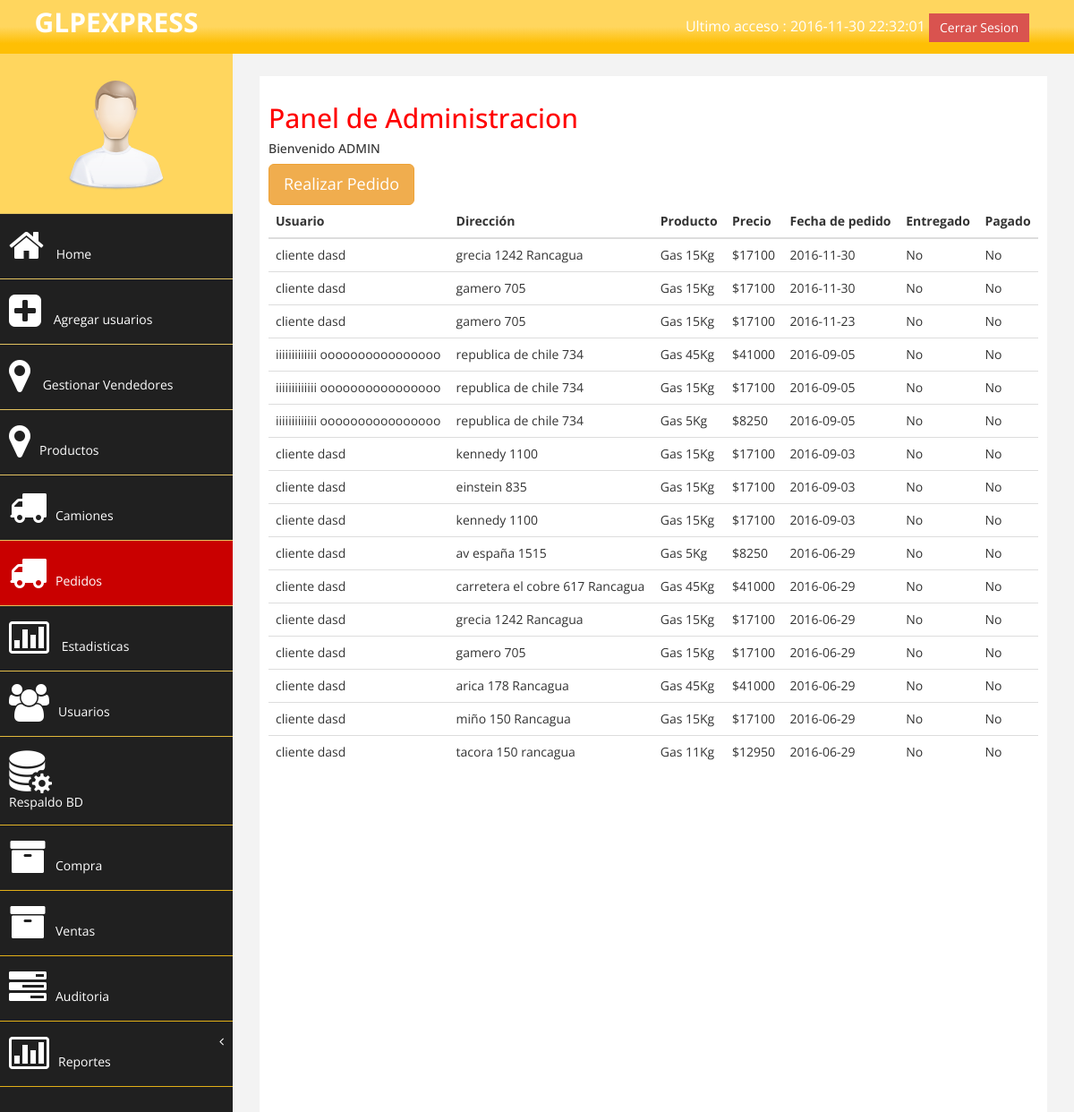
Page /admin/pedidos.php (signed in) on the committed database.
### tables this page shows
CREATE TABLE IF NOT EXISTS `gas_ventas` (
`id_venta` bigint(20) NOT NULL,
  `id_prod` int(11) NOT NULL,
  `id_user` bigint(20) NOT NULL,
  `precio_venta` int(11) NOT NULL,
  `fecha_venta` date NOT NULL DEFAULT '0000-00-00',
  `hora` varchar(8) DEFAULT NULL,
  `entregado` bit(1) NOT NULL,
  `pagado` bit(1) NOT NULL,
  `direccion` varchar(200) NOT NULL,
  `zona` int(1) NOT NULL
);

CREATE TABLE IF NOT EXISTS `gas_datosusuario` (
`id_datosUsuario` bigint(20) NOT NULL,
  `nickname` varchar(100) NOT NULL,
  `first_name` varchar(100) NOT NULL,
  `last_name` varchar(200) NOT NULL,
  `user_type` varchar(50) NOT NULL,
  `telefono` varchar(15) DEFAULT NULL,
  `celular` varchar(10) DEFAULT NULL,
  `rut` varchar(30) NOT NULL,
  `direccion` varchar(200) NOT NULL,
  `numero` varchar(10) NOT NULL,
  `departamento` varchar(200) DEFAULT NULL,
  `zona` int(1) NOT NULL,
  `foto` varchar(100) DEFAULT NULL,
  `id_user` bigint(20) NOT NULL
);

CREATE TABLE IF NOT EXISTS `gas_producto` (
`id_producto` int(11) NOT NULL,
  `nombre_producto` varchar(200) NOT NULL,
  `carga` varchar(10) DEFAULT NULL,
  `descripcion` varchar(500) DEFAULT NULL,
  `precio` int(11) NOT NULL,
  `stock` int(11) NOT NULL,
  `stock_min` int(11) NOT NULL,
  `estado` bit(1) NOT NULL
);

### php/clase.php (the view, shortened to what this page needs)
<?php
class BaseDeDatos{
	private $id_con;
	function conectarBD(){
			$this->ser="localhost";
			$this->usu="root";
			$this->pas="";
			$this->id_con=mysql_connect($this->ser,$this->usu,$this->pas);
		}
		function listarPedidos(){
			$sql="SELECT * FROM gas_ventas,gas_users,gas_datosUsuario,gas_producto WHERE gas_ventas.id_user=gas_users.id_user and gas_ventas.id_prod=gas_producto.id_producto and gas_users.id_user=gas_datosUsuario.id_user and gas_ventas.entregado=0 ORDER BY fecha_venta desc";
			$sentencia=mysql_query($sql,$this->id_con);
			while ($rs=mysql_fetch_array($sentencia,MYSQL_BOTH)) {
				if ($rs["entregado"]==0) {
					$entrega="No";
				} else {
					$entrega="Si";
				}
				if ($rs["pagado"]==0) {
					$pago="No";
				} else {
					$pago="Si";
				}
				echo '<tr>
				<td>'.$rs["first_name"].' '.$rs["last_name"].'</td>
				<td>'.$rs[8].'</td>
				<td>'.$rs["nombre_producto"].'</td>
				<td>$'.$rs["precio_venta"].'</td>
				<td>'.$rs["fecha_venta"].'</td>
				<td>'.$entrega.'</td>
				<td>'.$pago.'</td>
			</tr>';
		}
}
}
?>

### admin/pedidos.php (shortened to what this page needs)
<?php
    $c= new BaseDeDatos();
    $c->conectarBD();
    $c->controlarSesion();
?>
<!DOCTYPE html>
<html lang="es">
<head>
    <link href="assets/css/bootstrap.css" rel="stylesheet" />
    <link href="assets/css/font-awesome.css" rel="stylesheet" />
    <link href="assets/js/morris/morris-0.4.3.min.css" rel="stylesheet" />
    <link href="assets/css/custom.css" rel="stylesheet" />
    <link href="assets/css/estilos.css" rel="stylesheet" />
    <link href="assets/css/toastr.css" rel="stylesheet" />
</head>
<body>
    <div id="wrapper">
        <nav class="navbar navbar-default navbar-cls-top " id="nav-lipigas" role="navigation" style="margin-bottom: 0">
            <div class="navbar-header">
                <a class="navbar-brand" href="index.php" id="nav-lipigas" >GLPEXPRESS</a>
            </div>
  <div style="color: white;
padding: 15px 50px 5px 50px;
float: right;
font-size: 16px;"> Ultimo acceso : <?php echo $_SESSION["inicioAnterior"]; ?> <a href="index.php?cerrar='<?php echo md5("ok")?>'" class="btn btn-danger square-btn-adjust">Cerrar Sesion</a> </div>
        </nav>
                <nav class="navbar-default navbar-side" id="nav-lipigas" role="navigation">
            <div class="sidebar-collapse">
                <ul class="nav" id="main-menu">
				<li class="text-center">
                    <img src="assets/img/find_user.png" class="user-image img-responsive"/>
					</li>
                    <li>
                        <a  href="index.php"><i class="fa fa-home fa-3x"></i> Home</a>
                    </li>
                     <li>
                        <a  href="agregarUsuario.php"><i class="fa fa-plus-square fa-3x"></i> Agregar usuarios</a>
                    </li>
                    <li>
                        <a  href="GestionarVendedor.php"><i class="fa fa-map-marker fa-3x"></i> Gestionar Vendedores</a>
                    </li>
                    <li>
                        <a href="Productos.php"><i class="fa fa-map-marker fa-3x"></i>Productos</a>
                    </li>
                    <li>
                        <a  href="camiones.php"><i class="fa fa-truck fa-3x"></i>Camiones</a>
                    </li>
                    <li>
                        <a class="active-menu" href="pedidos.php"><i class="fa fa-truck fa-3x"></i>Pedidos</a>
                    </li>
                           <li  >
                        <a   href="estadisticas.php"><i class="fa fa-bar-chart-o fa-3x"></i> Estadisticas</a>
                    </li>
                      <li  >
                        <a  href="Usuarios.php"><i class="fa fa-users fa-3x"></i>Usuarios</a>
                    </li>
                    <li  >
                       <a class="inline-block" href="RespaldoBD.php"><img src="assets/img/ffffff-data-configuration-48.png" class="img-responsive inline-block" alt="Respaldar o Restaurar Base de datos"> Respaldo BD </a>
                    </li>
                    <li  >
                        <a href="Proveedores.php"><i class="fa fa-archive fa-3x"></i>Compra</a>
                    </li>
                    <li  >
                        <a class="inline-block" href="ventas.php"><i class="fa fa-archive fa-3x"></i>Ventas</a>
                    </li>
                    <li  >
                        <a href="Auditoria.php"><i class="fa fa-tasks fa-3x"></i>Auditoria</a>
                    </li>
                    <li>
                        <a href="#"><i class="fa fa-bar-chart-o fa-3x"></i>Reportes<span class="fa arrow"></span></a>
                    </li>
                </ul>
            </div>
        </nav>
        <div id="page-wrapper" >
            <div id="page-inner">
                <div class="row">
                    <div class="col-md-12">
                     <h2>Panel de Administracion</h2>
                        <h5>Bienvenido <?php echo $_SESSION["display_name"]; ?> </h5>
                    </div>
                </div>
                <div class="row">
                  <div class="col-md-12">
                  <a class="btn btn-warning btn-lg" data-toggle="modal" href='#pedido'>Realizar Pedido</a>
                  </div>
                </div>
                <div class="row">
                    <div class="col-xs-12 ">
                       <div class="table-responsive">
                           <table class="table table-hover">
                               <thead>
                                   <tr>
                                       <th>Usuario</th>
                                       <th>Dirección</th>
                                       <th>Producto</th>
                                       <th>Precio</th>
                                       <th>Fecha de pedido</th>
                                       <th>Entregado</th>
                                       <th>Pagado</th>
                                   </tr>
                               </thead>
                               <tbody>
                                   <?php $c->listarPedidos();?>
                               </tbody>
                           </table>
                       </div>
                    </div>
                </div>
            </div>
        </div>
</body>
</html>

### admin/assets/css/custom.css (style rules this page uses)
body { font-family: 'Open Sans', sans-serif; }
#wrapper { width: 100%; background:#202020; }
#page-wrapper { padding: 15px 15px; min-height: 600px; background:#F3F3F3; }
#page-inner { width:100%; margin:10px 20px 10px 0px; background-color:#fff!important; padding:10px; min-height:1200px; }
.text-center { text-align:center; }
h2 { color: #f00; }
.square-btn-adjust { border: 0px solid transparent; -webkit-border-radius: 0px; -moz-border-radius: 0px; border-radius: 0px; }
.user-image { margin: 25px auto; -webkit-border-radius: 10px; -moz-border-radius: 10px; border-radius: 10px; max-height:170px; max-width:170px; }
.navbar-cls-top .navbar-brand { color: #fff; background: #C90000; width: 260px; text-align: center; height: 60px; font-size: 30px; font-weight: 700; }
.active-menu { background-color:#C90000!important; }
.arrow { float: right; }
.fa.arrow:before { content: "\f104"; }
.sidebar-collapse , .sidebar-collapse .nav { background:none; }
.sidebar-collapse .nav { padding:0; }
.sidebar-collapse .nav > li > a { color:#fff; background:#202020; text-shadow:none; }
.sidebar-collapse > .nav > li > a { padding:15px 10px; }
.sidebar-collapse > .nav > li { border-bottom: 1px solid rgba(107, 108, 109, 0.19); }
.navbar-side { border:none; background-color: #202020; }
.navbar-cls-top { background:#4D4D4D; border-bottom:none; }
.navbar-default { border:0px solid black; }
.navbar-header { background: #A70303; }
.nav > li > a > i { margin-right:10px; }
@media (min-width:768px) { #page-wrapper { margin: 0 0 0 260px; padding: 15px 30px; min-height: 1200px; } }
@media (min-width:768px) { .navbar-side { z-index: 1; position: absolute; width: 260px; } }
@media (min-width:768px) { .navbar { border-radius: 0px; } }

### admin/assets/css/estilos.css (style rules this page uses)
#nav-lipigas { background: #ffd65e; background: -moz-linear-gradient(top, #ffd65e 50%, #febf04 81%); background: -webkit-gradient(linear, left top, left bottom, color-stop(50%,#ffd65e), color-stop(81%,#febf04)); background: -webkit-linear-gradient(top, #ffd65e 50%,#febf04 81%); background: -o-linear-gradient(top, #ffd65e 50%,#febf04 81%); background: -ms-linear-gradient(top, #ffd65e 50%,#febf04 81%); background: linear-gradient(to bottom, #ffd65e 50%,#febf04 81%); filter: progid:DXImageTransform.Microsoft.gradient( startColorstr='#ffd65e', endColorstr='#febf04',GradientType=0 ); border: 0px; border-radius: 0px; }

### rows in the picture
gas_ventas: gas_datosusuario.first_name "cliente", gas_datosusuario.last_name "dasd", direccion "grecia 1242 Rancagua", id_prod.nombre_producto "Gas 15Kg", precio_venta "17100", fecha_venta "2016-11-30", entregado "No", pagado "No"
gas_ventas: gas_datosusuario.first_name "cliente", gas_datosusuario.last_name "dasd", direccion "gamero 705", id_prod.nombre_producto "Gas 15Kg", precio_venta "17100", fecha_venta "2016-11-30", entregado "No", pagado "No"
gas_ventas: gas_datosusuario.first_name "cliente", gas_datosusuario.last_name "dasd", direccion "gamero 705", id_prod.nombre_producto "Gas 15Kg", precio_venta "17100", fecha_venta "2016-11-23", entregado "No", pagado "No"
gas_ventas: gas_datosusuario.first_name "iiiiiiiiiiiii", gas_datosusuario.last_name "oooooooooooooooo", direccion "republica de chile 734", id_prod.nombre_producto "Gas 45Kg", precio_venta "41000", fecha_venta "2016-09-05", entregado "No", pagado "No"
gas_ventas: gas_datosusuario.first_name "iiiiiiiiiiiii", gas_datosusuario.last_name "oooooooooooooooo", direccion "republica de chile 734", id_prod.nombre_producto "Gas 15Kg", precio_venta "17100", fecha_venta "2016-09-05", entregado "No", pagado "No"
gas_ventas: gas_datosusuario.first_name "iiiiiiiiiiiii", gas_datosusuario.last_name "oooooooooooooooo", direccion "republica de chile 734", id_prod.nombre_producto "Gas 5Kg", precio_venta "8250", fecha_venta "2016-09-05", entregado "No", pagado "No"
gas_ventas: gas_datosusuario.first_name "cliente", gas_datosusuario.last_name "dasd", direccion "kennedy 1100", id_prod.nombre_producto "Gas 15Kg", precio_venta "17100", fecha_venta "2016-09-03", entregado "No", pagado "No"
gas_ventas: gas_datosusuario.first_name "cliente", gas_datosusuario.last_name "dasd", direccion "einstein 835", id_prod.nombre_producto "Gas 15Kg", precio_venta "17100", fecha_venta "2016-09-03", entregado "No", pagado "No"
gas_ventas: gas_datosusuario.first_name "cliente", gas_datosusuario.last_name "dasd", direccion "kennedy 1100", id_prod.nombre_producto "Gas 15Kg", precio_venta "17100", fecha_venta "2016-09-03", entregado "No", pagado "No"
gas_ventas: gas_datosusuario.first_name "cliente", gas_datosusuario.last_name "dasd", direccion "av españa 1515", id_prod.nombre_producto "Gas 5Kg", precio_venta "8250", fecha_venta "2016-06-29", entregado "No", pagado "No"
gas_ventas: gas_datosusuario.first_name "cliente", gas_datosusuario.last_name "dasd", direccion "carretera el cobre 617 Rancagua", id_prod.nombre_producto "Gas 45Kg", precio_venta "41000", fecha_venta "2016-06-29", entregado "No", pagado "No"
gas_ventas: gas_datosusuario.first_name "cliente", gas_datosusuario.last_name "dasd", direccion "grecia 1242 Rancagua", id_prod.nombre_producto "Gas 15Kg", precio_venta "17100", fecha_venta "2016-06-29", entregado "No", pagado "No"
gas_ventas: gas_datosusuario.first_name "cliente", gas_datosusuario.last_name "dasd", direccion "gamero 705", id_prod.nombre_producto "Gas 15Kg", precio_venta "17100", fecha_venta "2016-06-29", entregado "No", pagado "No"
gas_ventas: gas_datosusuario.first_name "cliente", gas_datosusuario.last_name "dasd", direccion "arica 178 Rancagua", id_prod.nombre_producto "Gas 45Kg", precio_venta "41000", fecha_venta "2016-06-29", entregado "No", pagado "No"
gas_ventas: gas_datosusuario.first_name "cliente", gas_datosusuario.last_name "dasd", direccion "miño 150 Rancagua", id_prod.nombre_producto "Gas 15Kg", precio_venta "17100", fecha_venta "2016-06-29", entregado "No", pagado "No"
gas_ventas: gas_datosusuario.first_name "cliente", gas_datosusuario.last_name "dasd", direccion "tacora 150 rancagua", id_prod.nombre_producto "Gas 11Kg", precio_venta "12950", fecha_venta "2016-06-29", entregado "No", pagado "No"

### other values in the picture
$_SESSION["inicioAnterior"] "2016-11-30 22:32:01"
$_SESSION["display_name"] "ADMIN"
